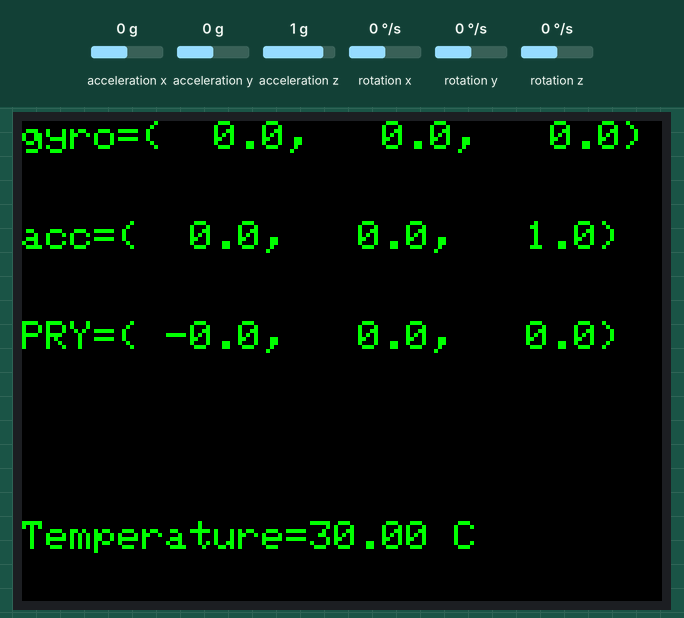
This sketch was run on a simulated ESP32. Shown: 320×240 colour display. The test bench sets the inputs (shaded band); at power-on: acceleration x 0 g, acceleration y 0 g, acceleration z 1 g, rotation x 0 °/s, rotation y 0 °/s, rotation z 0 °/s.

Above: at 1.4 s.
1.5 s: acceleration x set to -1.4 g
At 2.7 s:
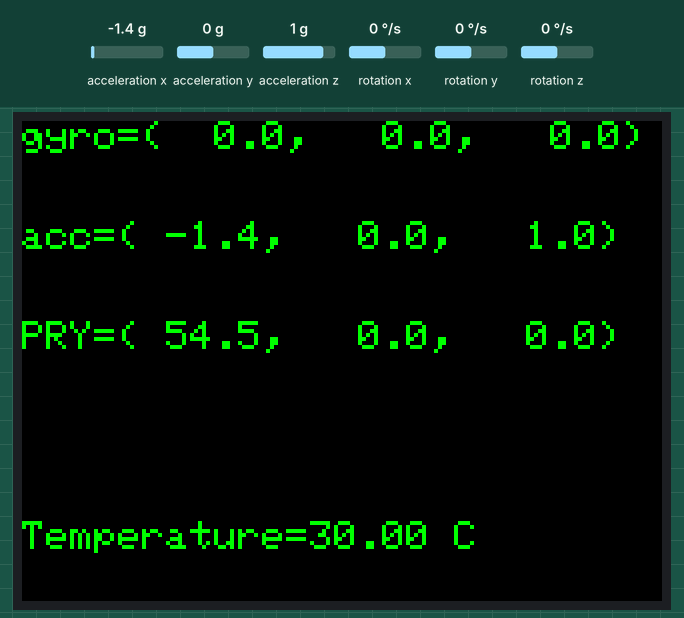
3.0 s: acceleration y set to -1.4 g
At 4.1 s:
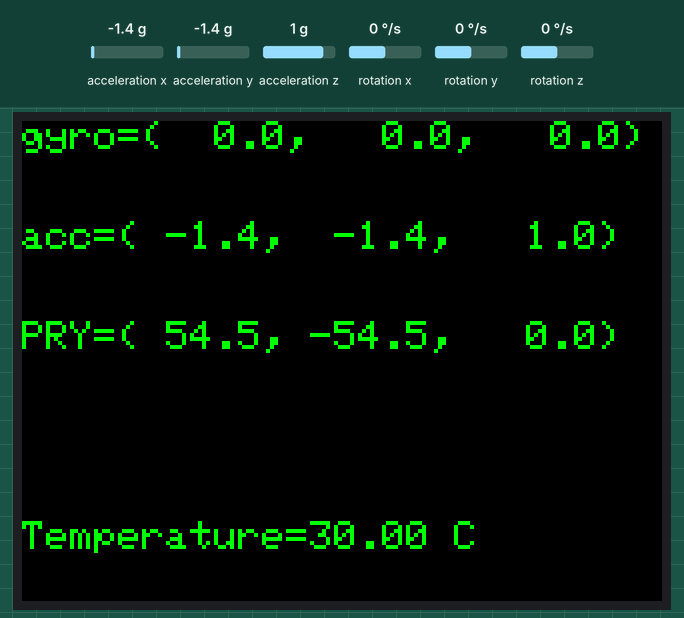
4.5 s: acceleration z set to -1.4 g
At 5.3 s:
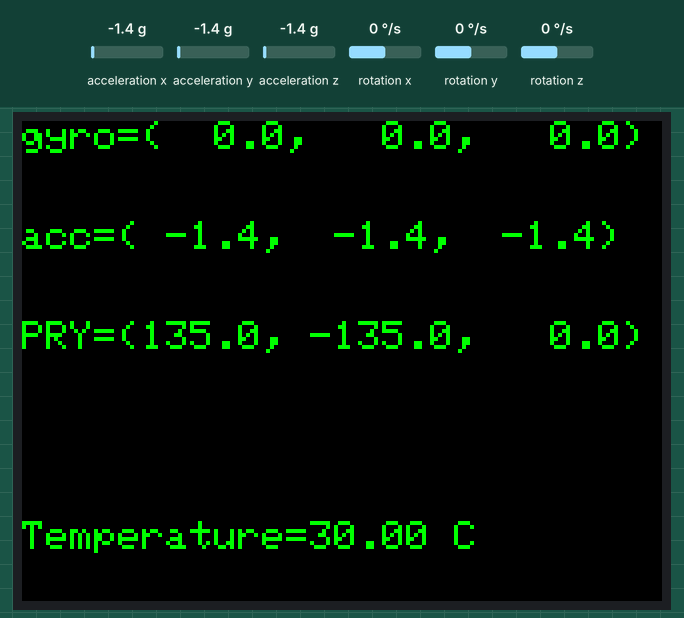
6.0 s: rotation x set to -192 °/s
At 7.1 s:
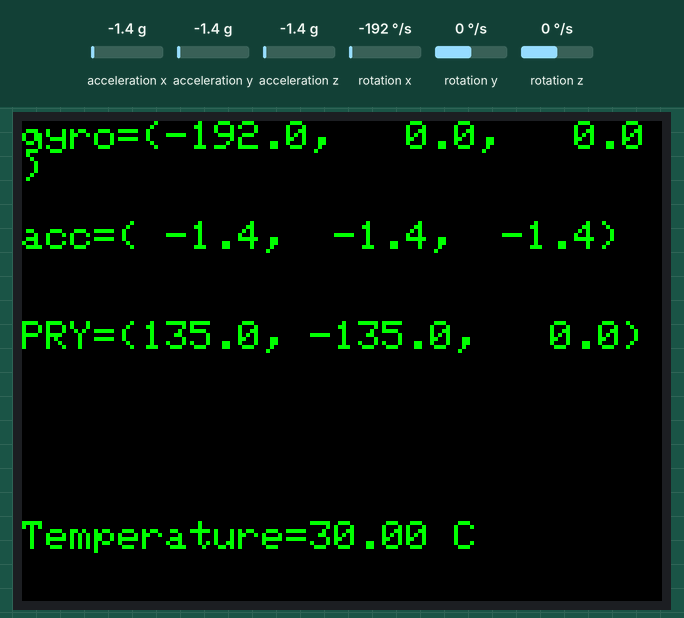
7.5 s: rotation y set to -192 °/s
At 8.0 s:
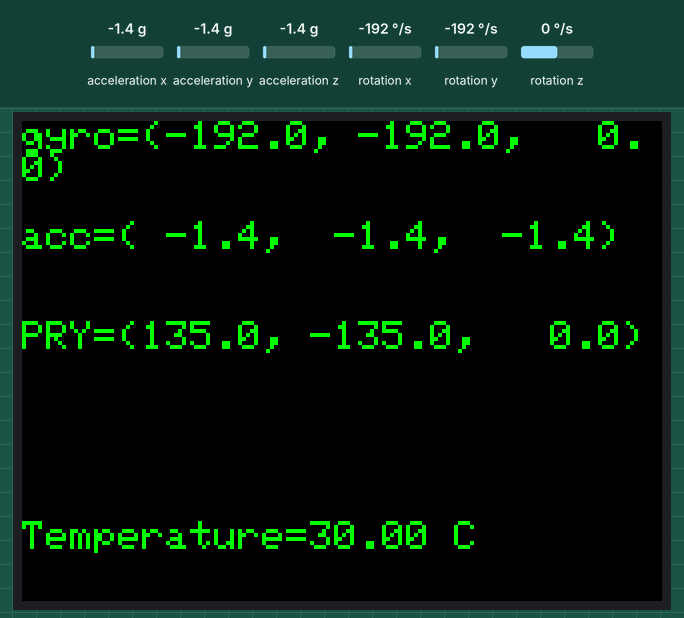
9.0 s: rotation z set to -192 °/s
At 9.4 s:
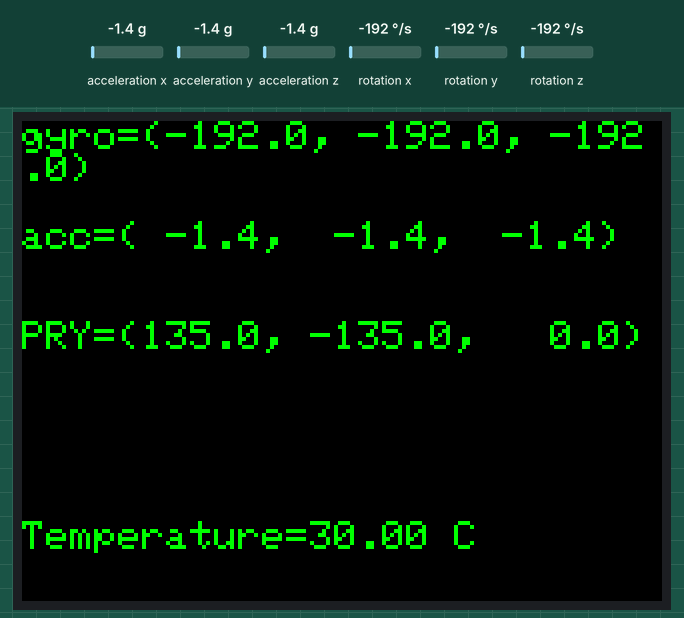
Timing chart, 0 to 11.5 s (numbered marks = the images above; inputs shaded):
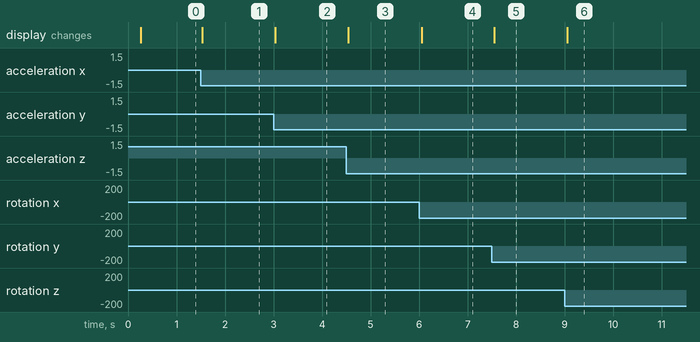

Measured:
- after the input at 1.5 s, the display: changes at once (image 1)
- after the input at 3.0 s, the display: changes at once (image 2)
- after the input at 4.5 s, the display: changes at once (image 3)
- after the input at 6.0 s, the display: changes after 0.05 s (image 4)
- after the input at 7.5 s, the display: changes after 0.05 s (image 5)
- after the input at 9.0 s, the display: changes after 0.05 s (image 6)

The sketch:

m5stack_6886_pos.ino
```cpp
// <M5Stack.h>をincludeする前に、IMUモジュールを#defineしておく
// この記事で使用するのは、M5Stack FireでIMUはMPU6886を使っているのでMPU6886を#defineしておく
#define M5STACK_MPU6886
//#define M5STACK_MPU9250
//#define M5STACK_MPU6050
// #define M5STACK_200Q

#include <M5Stack.h>

#define RAD_TO_DEG 57.324

float accX, accY, accZ;
float gyroX, gyroY, gyroZ;
float pitch, roll, yaw;
float my_pitch, my_roll, my_yaw;
float Temp;


void setup(){
  M5.begin();
  M5.Power.begin();

  M5.IMU.Init();

  M5.Lcd.fillScreen(BLACK);
  M5.Lcd.setTextColor(GREEN , BLACK);
  M5.Lcd.setTextSize(2);
}

void loop() {
  //ジャイロ
  M5.IMU.getGyroData(&gyroX,&gyroY,&gyroZ);
  M5.Lcd.setCursor(0, 0);
  M5.Lcd.printf("gyro=(%5.1f, %5.1f, %5.1f)", gyroX, gyroY, gyroZ);
  //加速度
  M5.IMU.getAccelData(&accX,&accY,&accZ);
  M5.Lcd.setCursor(0, 50);
  M5.Lcd.printf("acc=(%5.1f, %5.1f, %5.1f)", accX, accY, accZ);

  //M5stackの標準関数で実施
  M5.IMU.getAhrsData(&pitch,&roll,&yaw);
  M5.Lcd.setCursor(0, 100);
  //PRY(姿勢角)= ピッチ、ロー、ヨー
  M5.Lcd.printf("PRY=(%5.1f, %5.1f, %5.1f)", pitch, roll, yaw);

  //reference = https://myenigma.hatenablog.com/entry/2015/11/09/183738　
//  float my_roll = atan(accY / accZ) * RAD_TO_DEG;
//  float my_pitch = atan(-accX / sqrtf(accY*accY + accZ*accZ)) * RAD_TO_DEG;
//  M5.Lcd.setCursor(0, 150);
//  M5.Lcd.printf("pitch = %5.1f, roll = %5.1f", my_pitch, my_roll); //同じく姿勢角だが、こちらはM5stackの標準関数ではないものを使用(併記URL参照)


  M5.IMU.getTempData(&Temp);
  M5.Lcd.setCursor(0, 200);
  M5.Lcd.printf("Temperature=%.2f C", Temp);

  delay(1);
}
```
